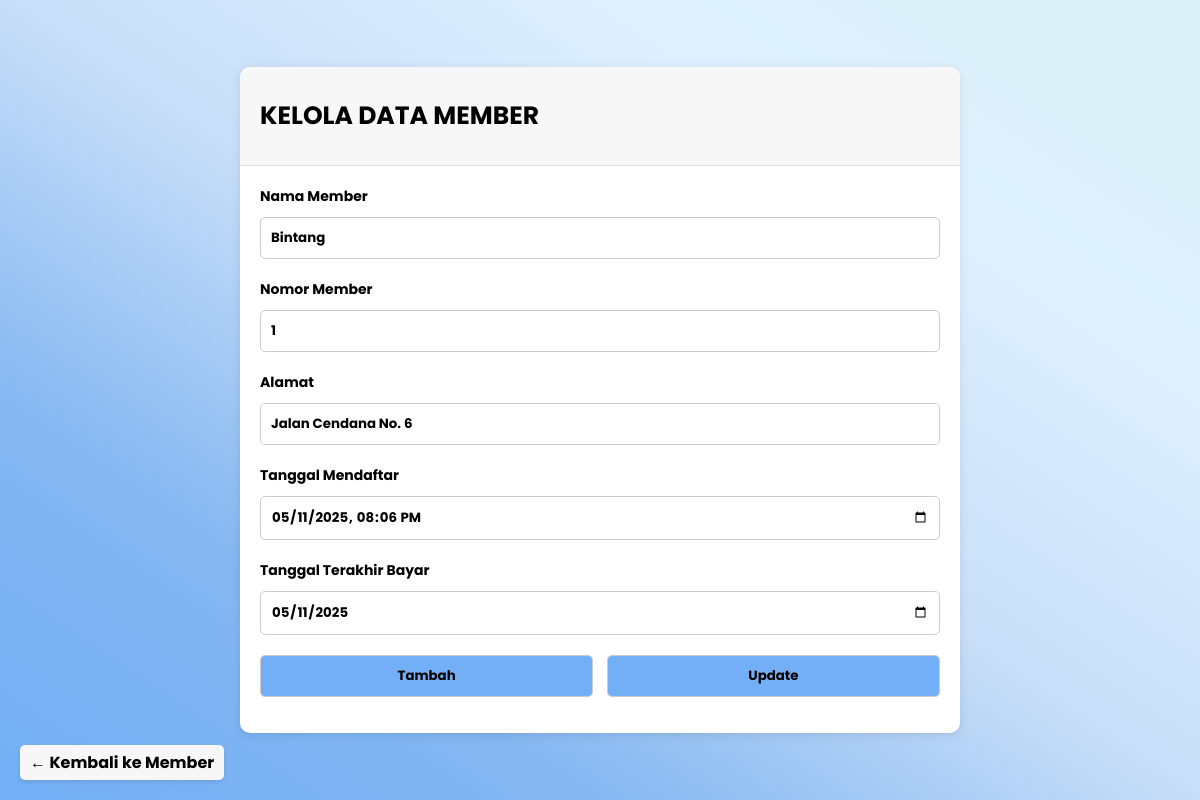
/FormMember.php?id_member=1, run on the app's committed database.
### tables this page shows
CREATE TABLE IF NOT EXISTS `member` (
  `id_member` int NOT NULL AUTO_INCREMENT,
  `nama_member` varchar(250) DEFAULT NULL,
  `nomor_member` varchar(15) DEFAULT NULL,
  `alamat` text,
  `tgl_mendaftar` datetime DEFAULT CURRENT_TIMESTAMP,
  `tgl_terakhir_bayar` date DEFAULT NULL,
  PRIMARY KEY (`id_member`)
);

### Model.php (called while the page is built, shortened)
<?php
function getById($koneksi, $table, $column, $id)
{
  try {
    $sql = "SELECT * FROM $table WHERE $column = ?";
    $stmt = $koneksi->prepare($sql);
    $stmt->execute([$id]);
    return $stmt->fetch(PDO::FETCH_ASSOC);
  } catch (PDOException $e) {
    return "Error: " . $e->getMessage();
  }
}

### FormMember.php (the view, shortened to what this page needs)
<?php
require_once 'Model.php';
$member = [];
if (isset($_GET['id_member'])) {
  $member_id = $_GET['id_member'];
  $member = getById($koneksi, 'member', 'id_member', $member_id);
}
?>
<html>
<head>
</head>
<body>
  <div class="container">
    <div class="form-header">
      <h3>KELOLA DATA MEMBER</h3>
    </div>
    <div class="form-container">
      <form method="post" action="" autocomplete="off">
        <label for="nama_member">Nama Member</label>
        <input type="text" name="nama_member" id="nama_member" value="<?php echo isset($member['nama_member']) ? $member['nama_member'] : ''; ?>" required><br>
        <label for="nomor_member">Nomor Member</label>
        <input type="text" name="nomor_member" id="nomor_member" value="<?php echo isset($member['nomor_member']) ? $member['nomor_member'] : ''; ?>" required><br>
        <label for="alamat">Alamat</label>
        <input type="text" name="alamat" id="alamat" value="<?php echo isset($member['alamat']) ? $member['alamat'] : ''; ?>" required><br>
        <label for="tgl_mendaftar">Tanggal Mendaftar</label>
        <?php
        $currentDateTime = date('Y-m-d\TH:i');         ?>
        <input type="datetime-local" name="tgl_mendaftar" id="tgl_mendaftar" value="<?php echo isset($member['tgl_mendaftar']) ? $member['tgl_mendaftar'] : $currentDateTime; ?>" required><br>
        <label for="tgl_terakhir_bayar">Tanggal Terakhir Bayar</label>
        <input type="date" name="tgl_terakhir_bayar" id="tgl_terakhir_bayar" placeholder="YYYY-MM-DD" value="<?php echo isset($member['tgl_terakhir_bayar']) ? $member['tgl_terakhir_bayar'] : ''; ?>" required><br>
        <div class="button-container">
          <input type="submit" name="menambahkan" value="Tambah">
          <input type="submit" name="mengubah" value="Update">
        </div>
      </form>
    </div>
  </div>
  <a href="Member.php" class="back-link">← Kembali ke Member</a>
</body>
</html>

### FormMember.php (style rules this page uses)
body { margin: 0; padding: 0; display: flex; justify-content: center; align-items: center; background: linear-gradient(to bottom left, #DAF0F6, #DEF0FF, #C7DEF8, #85B7F1, #73AFF6); background-size: cover; background-position: center; font-weight: bold; font-family: 'Poppins', sans-serif; }
.container { width: 60%; background-color: #FFFFFF; border-radius: 10px; box-shadow: 0 2px 10px rgba(0, 0, 0, 0.1); overflow: hidden; }
.form-header { padding: 10px 20px; align-items: center; background-color: #F7F7F7; border-bottom: 1px solid #E0E0E0; }
.form-header h3 { margin-top: 20px; margin-bottom: 20px; text-align: left; font-size: 25px; color: black; }
.form-container { padding: 20px; }
form label { margin-bottom: 10px; display: block; font-size: 14px; font-weight: bold; }
form input[type="text"], form input[type="datetime-local"], form input[type="date"] { width: 100%; margin-bottom: 20px; padding: 10px; border: 1px solid #CCCCCC; border-radius: 5px; box-sizing: border-box; font-weight: bold; font-family: 'Poppins', sans-serif; }
.button-container { display: flex; justify-content: space-between; }
.button-container input[type="submit"] { width: 49%; margin-bottom: 0; padding: 10px; background-color: #73AFF6; border: 1px solid #CCCCCC; border-radius: 5px; box-sizing: border-box; font-weight: bold; font-family: 'Poppins', sans-serif; }
.back-link { position: fixed; bottom: 20px; left: 20px; text-decoration: none; color: #000; font-weight: bold; background-color: #F7F7F7; padding: 5px 10px; border-radius: 5px; box-shadow: 0 2px 5px rgba(0, 0, 0, 0.1); }

### data on the page
member: nama_member "Bintang", nomor_member "1", alamat "Jalan Cendana No. 6", tgl_mendaftar "05/11/2025 20:06", tgl_terakhir_bayar "05/11/2025"
